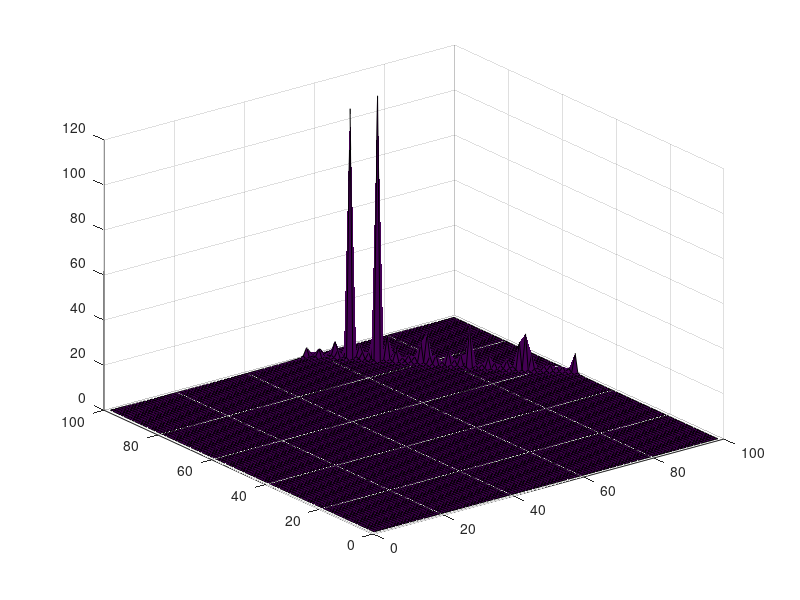
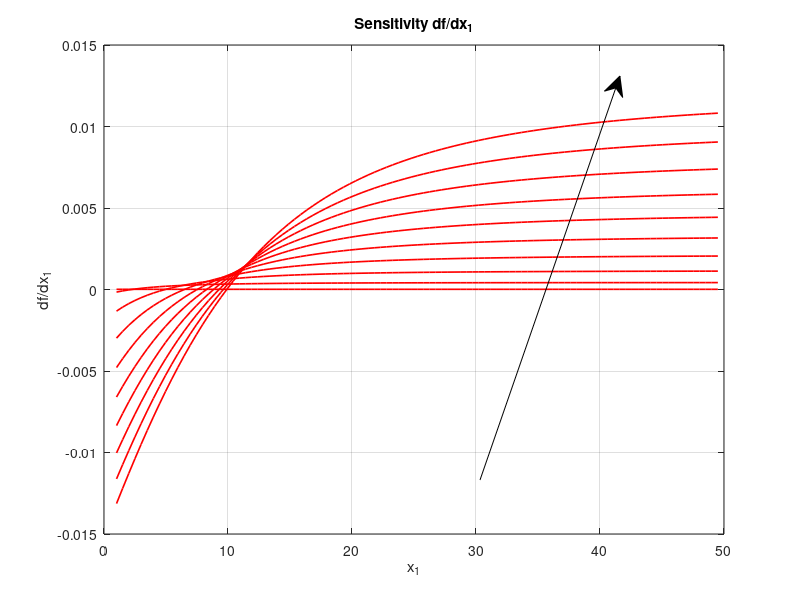

The MATLAB source for these figures, in order: (Note: this script raises an error after producing the figures.)
%x(1)=eps
%x(2)=Ln
% 
% clear all
% clc
load DATA.mat;

h_eps = (eps(end)-eps(1))/(length(eps)-1);

h_Ln = (Ln(end)-Ln(1))/(length(Ln)-1);

df_deps = zeros(length(eps)-1,length(Ln)-1);

df_dLn = zeros(length(eps)-1,length(Ln)-1);

log_deps=zeros(length(eps)-1,length(Ln)-1);

log_dLn=zeros(length(eps)-1,length(Ln)-1);

%FORWARD DIFFERENCES METHOD

tic; 

for j = 1:(length(Ln)-1)

    for i = 1:(length(eps)-1)
        
        df_deps(j,i) = ((f_obj1(j,i+1)-f_obj1(j,i))/(h_eps)); 
        log_deps(j,i)= df_deps(j,i)*eps(i)/f_obj1(j,i);
        df_dLn(j,i) = ((f_obj1(j+1,i)-f_obj1(j,i))/(h_Ln));
        log_dLn(j,i)= df_dLn(j,i)*Ln(i)/f_obj1(j,i);
    
    end

end


toc;
df_deps_C=zeros(98,98);
df_dLn_C=zeros(98,98);
disp('Central differences')
tic;
for j = 2:(length(Ln)-1)

    for i = 2:(length(eps)-1)
        
        df_deps_C(j-1,i-1) = ((f_obj1(j,i+1)-f_obj1(j,i-1))/(2*h_eps))*eps(i)/f_obj1(j,i);

        df_dLn_C(j-1,i-1) = ((f_obj1(j+1,i)-f_obj1(j-1,i))/(2*h_Ln))*Ln(j)/f_obj1(j,i);
        
    end

end
toc;
% max_df_deps = max(abs(df_deps),[],"all");
% 
% max_df_dLn = max(abs(df_dLn),[],"all");
% 
% min_df_deps = min(abs(df_deps),[],"all");
% 
% min_df_dLn = min(abs(df_dLn),[],"all");
% 
% [Ln_max_df_deps, eps_max_df_deps] = find(abs(df_deps)==max_df_deps);
% 
% [Ln_max_df_dLn, eps_max_df_dLn] = find(abs(df_dLn)==max_df_dLn);
% 
% [Ln_min_df_deps, eps_min_df_deps] = find(abs(df_deps)==min_df_deps);
% 
% [Ln_min_df_dLn, eps_min_df_dLn] = find(abs(df_dLn)==min_df_dLn);

ratio = abs(df_deps./df_dLn);

figure()

surf(ratio)

%% plots
close all;
figure();
for i=1:10:length(Ln)-2
plot(eps(1:end-1),df_deps(i,:),'r', 'Linewidth',1.2)
hold on
%plot(eps(2:end-1),df_deps_C(i,:),'b', 'Linewidth',1.2)
grid on
title('Sensitivity df/dx_1')
xlabel('x_1')
ylabel('df/dx_1')
end
% Add arrow annotation for increasing Ln values
x_start = 0.6;  % x-coordinate of the starting point of the arrow
y_start = 0.2;  % y-coordinate of the starting point of the arrow
x_end = 0.8;  % x-coordinate of the ending point of the arrow
y_end = 0.97;  % y-coordinate of the ending point of the arrow

% Calculate the slope of the arrow
slope = (y_end - y_start) / (x_end - x_start);

% Set the length of the arrow
arrow_length = 0.1;

% Calculate the ending point coordinates based on the desired arrow length
x_arrow_end = x_end - arrow_length / sqrt(1 + slope^2);
y_arrow_end = y_end - slope * arrow_length / sqrt(1 + slope^2);

% Add arrow annotation with increased linewidth
arrow_h = annotation('arrow', [x_start, x_arrow_end], [y_start, y_arrow_end]);
arrow_h.LineWidth = 1.5;
% Adjust text position relative to the arrow


% Create a dummy plot for the legend arrow
dummy_plot = plot(NaN, NaN, 'Color', 'none', 'LineWidth', 2);
hold on;

% Create a separate axes for the legend
legend_axes = axes('Position', [0.5, 0.2, 0.2, 0.2], 'Visible', 'off');
box(legend_axes, 'on');  % Add a box around the legend
% Add the legend text
legend_text = 'Increasing x_2';
text(0.1, 0.99, legend_text, 'HorizontalAlignment', 'center', 'VerticalAlignment', 'middle', 'FontSize', 10, 'FontWeight', 'bold');

% Adjust the legend box properties
legend_title = 'Legend';
legend(legend_axes, 'off');  % Turn off the default legend
legend_axes.Title.String = legend_title;
legend_axes.Title.FontWeight = 'bold';

% Adjust the legend box position and size as desired
legend_axes.Position = [0.8, 0.8, 0.1, 0.1];

figure();
for i=1:10:length(eps)-2
plot(Ln(1:end-1),df_dLn(:,i),'r', 'Linewidth',1.2)
hold on
%plot(Ln(2:end-1),df_dLn_C(:,i),'b', 'Linewidth',1.2)
grid on
title('Sensitivity df/dx_2')
xlabel('x_2')
ylabel('df/dx_2')
end
% Add arrow annotation for increasing Ln values
x_start = 0.5;  % x-coordinate of the starting point of the arrow
y_start = 0.3;  % y-coordinate of the starting point of the arrow
x_end = 0.9;  % x-coordinate of the ending point of the arrow
y_end = 0.97;  % y-coordinate of the ending point of the arrow

% Calculate the slope of the arrow
slope = (y_end - y_start) / (x_end - x_start);

% Set the length of the arrow
arrow_length = 0.1;

% Calculate the ending point coordinates based on the desired arrow length
x_arrow_end = x_end - arrow_length / sqrt(1 + slope^2);
y_arrow_end = y_end - slope * arrow_length / sqrt(1 + slope^2);

% Add arrow annotation with increased linewidth
arrow_h = annotation('arrow', [x_start, x_arrow_end], [y_start, y_arrow_end]);
arrow_h.LineWidth = 1.5;
% Adjust text position relative to the arrow


% Create a dummy plot for the legend arrow
dummy_plot = plot(NaN, NaN, 'Color', 'none', 'LineWidth', 2);
hold on;

% Create a separate axes for the legend
legend_axes = axes('Position', [0.5, 0.2, 0.2, 0.2], 'Visible', 'off');
box(legend_axes, 'on');  % Add a box around the legend
% Add the legend text
legend_text = 'Decreasing x_1';
text(0.1, 0.99, legend_text, 'HorizontalAlignment', 'center', 'VerticalAlignment', 'middle', 'FontSize', 10, 'FontWeight', 'bold');

% Adjust the legend box properties
legend_title = 'Legend';
legend(legend_axes, 'off');  % Turn off the default legend
legend_axes.Title.String = legend_title;
legend_axes.Title.FontWeight = 'bold';

% Adjust the legend box position and size as desired
legend_axes.Position = [0.8, 0.8, 0.1, 0.1];